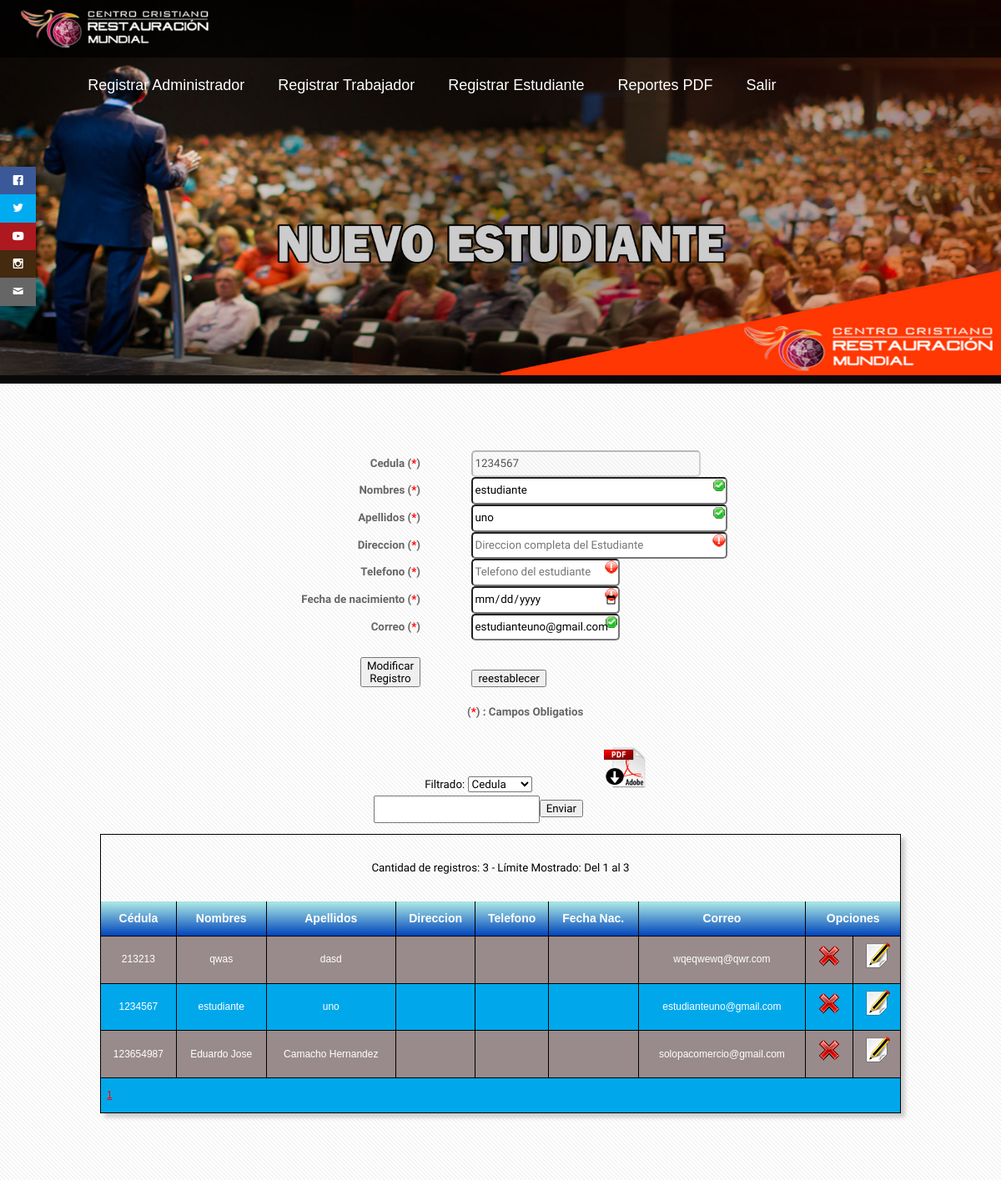
/new_estudiante.php?m=1&editar=1234567 (signed in), run on the app's committed database.
### tables this page shows
CREATE TABLE `estudiantes` (
  `ci_est` int(11) NOT NULL,
  `nom_est` varchar(100) NOT NULL,
  `ape_est` varchar(100) NOT NULL,
  `niv_cap_dest` int(1) NOT NULL,
  `mod_cd_1` int(1) NOT NULL,
  `mod_cd_2` int(1) NOT NULL,
  `corr_est` varchar(100) NOT NULL
);

### formulario.php (called while the page is built, shortened)
<?php
include("conex.php");
if(isset($_REQUEST['editar'])){
$sql= "SELECT * FROM estudiantes WHERE
ci_est=".$_REQUEST['editar'];
$consultaDatos= mysqli_query($enlace, $sql);
$datosEditar=mysqli_fetch_assoc($consultaDatos);
}
$where="";
?>

### new_estudiante.php (the view, shortened to what this page needs)
<?php
include ("formulario.php");
?>
<!doctype html>
<html>
<head>
    <link rel="stylesheet" href="css/fonts.css" />
	</head>
<body>
<div class="social">
    <ul>
      <li><a href="https://www.facebook.com/restauramundial" target="_blank" class="icon-facebook"></a></li>
      <li><a href="http://www.twitter.com/" target="_blank" class="icon-twitter"></a></li>
      <li><a href="http://www.youtube.com/" target="_blank" class="icon-youtube"></a></li>
      <li><a href="http://www.instagram.com/" target="_blank" class="icon-instagram"></a></li>
      <li><a href="mailto:restauracionmundial@gmail.com" class="icon-mail"></a></li>
    </ul>
  </div>
    <header2>
    <div class="logo">
          <img src="images/logo.png" width="230" height="50">
        </div>
  <nav>
    <ul>
      <li><a href="new_admin.php">Registrar Administrador</a></li>
      <li><a href="new_trabajador.php">Registrar Trabajador</a></li>
      <li><a href="new_estudiante.php">Registrar Estudiante</a></li>
      <li><a href="reporte/pdf.php">Reportes PDF</a></li>
      <li><a href="cierre.php">Salir</a></li>
    </ul>
  </nav>
    </header2>
    <div><img src="images/header/new_est.jpg" width="100%" height="450"></div>
<div id="main">
			<div class="container">
				<div class="row">
						<div id="content" class="12u skel-cell-important">
                            <div class="Formularios" >
<form action="?m=1" method="post" name="form1" id="form1">
 <table width="80%" border="1" align="center" cellpadding="5" cellspacing="5">
  <tr>
    <td width="50%" align="right"><b>Cedula (<a style="color:red">*</a>)</b></td>
    <td width="8%">&nbsp;</td>
    <td width="60%"><input style="width:85%; border-radius:5px" required pattern="[0-9]+" type="text"
name="ci" id="ci" placeholder="Cedula del Estudiante" <?php if(isset($edita)){
echo 'value="'.$datosEditar['ci_est'].'"'; echo " disabled ";} ?>>
<?php if(isset($edita)) echo '<input name="cedM" type="hidden"
value="'.$datosEditar['ci_est'].'" />'; ?></td>
  </tr>
  <tr>
    <td align="right"><b>Nombres (<a style="color:red">*</a>)</b></td>
    <td>&nbsp;</td>
    <td><input style="width:95%; border-radius:5px" type="text" required pattern="[a-z A-Z]+"
name="nom" id="nom" placeholder="Nombre completo del Estudiante" <?php
if(isset($edita)) echo 'value="'.$datosEditar['nom_est'].'"'; ?>></td>
  </tr>
  <tr>
    <td align="right"><b>Apellidos (<a style="color:red">*</a>)</b></td>
    <td>&nbsp;</td>
    <td><input style="width:95%; border-radius:5px" required pattern="[a-z A-Z]+" type="text"
name="ape" id="ape" placeholder="Apellido completo del Estudiante" <?php
if(isset($edita)) echo 'value="'.$datosEditar['ape_est'].'"'; ?>></td>
  </tr>
  <tr>
    <td align="right"><b>Direccion (<a style="color:red">*</a>)</b></td>
    <td>&nbsp;</td>
    <td><input style="width:95%; border-radius:5px" type="text" required name="dir" id="dir" placeholder="Direccion completa del Estudiante" <?php
if(isset($edita)) echo 'value="'.$datosEditar['dir_est'].'"'; ?>></td>
  </tr>
  <tr>
    <td align="right"><b>Telefono (<a style="color:red">*</a>)</b></td>
    <td>&nbsp;</td>
    <td><input style="width:55%; border-radius:5px" required pattern="[0-9]+" type="text" name="tel"
id="tel" placeholder="Telefono del estudiante" <?php if(isset($edita)) echo
'value="'.$datosEditar['tel_est'].'"'; ?>></td>
  </tr>
    <tr>
    <td align="right"><b>Fecha de nacimiento (<a style="color:red">*</a>)</b></td>
    <td>&nbsp;</td>
    <td><input style="width:55%; border-radius:5px" required type="date" name="fec_nac"
id="fec_nac" <?php if(isset($edita)) echo
'value="'.$datosEditar['fec_nac_est'].'"'; ?>></td>
  </tr>
    <tr>
    <td align="right"><b>Correo (<a style="color:red">*</a>)</b></td>
    <td>&nbsp;</td>
    <td><input style="width:55%; border-radius:5px;" required type="email" name="email"
id="email" placeholder="Correo del estudiante" <?php if(isset($edita)) echo
'value="'.$datosEditar['corr_est'].'"'; ?>></td>
  </tr>
  <tr>
    <td align="right"><?php if(isset($edita)) $nom_boton="Modificar
Registro"; else $nom_boton="Enviar Registro"; ?><input style="margin-top:20px;" name="button" type="submit" value="<?php echo $nom_boton ?>"></td>
    <td>&nbsp;</td>
    <td><input name="res" type="reset" value="reestablecer"></td>
  </tr>
</table>
<a style="margin-left:440px;"><b> (<a style="color:red">*</a>) : Campos Obligatios</b></a>
</form>
</div>
<div class="Consultas" align="center">
<table width="37%" border="1" cellspacing="5" cellpadding="5" align="center">
  <tr>
    <td>&nbsp;</td>
    <td>&nbsp;</td>
    <td>&nbsp;</td>
  </tr>
  <tr>
    <td align="center"><form action="?m=1" method="post" name="form2">
Filtrado:
<select name="campos">
<option value="ci_est" selected="selected">Cedula</option>
</select><input name="valor" type="text"><input name="Consultar" type="submit" value="Enviar"><td align="center"><a href="reporte/pdf_estudiantes.php"><img src="images/PDF_Descargar.png" width="50" height="50" alt="" /></a></td>
</form></td>
    <td>&nbsp;</td>
  </tr>
</table>
  </div>
         <div class="Tablas" >
<div class="CSSTableGenerator" >
<table>
<?php
if (!isset($_REQUEST['pg'])) $n_pag = 1; else $n_pag=$_REQUEST['pg'];
$cantidad=20;
$inicial = ($n_pag-1) * $cantidad;
$sql = "SELECT * FROM estudiantes ".$where;
$consulta = mysqli_query($enlace, $sql) or die ("Error");
$cant_registros =mysqli_num_rows($consulta);
$paginado = intval($cant_registros / $cantidad);
$sql = "SELECT * FROM estudiantes ".$where." LIMIT $inicial,$cantidad ";
$consulta = mysqli_query($enlace, $sql) or die ("Error");
$cant_registros2 =mysqli_num_rows($consulta);
echo "</br><center>Cantidad de registros: ".$cant_registros." - Límite Mostrado: Del ".($inicial+1)." al ".($inicial + $cant_registros2)."</center><br>";
$sql="Select * from estudiantes ".$where;
$cons=mysqli_query($enlace, $sql);
echo '<table>
<tr>
<td>Cédula</td><td>Nombres</td><td>Apellidos</td><td>Direccion</td><td>Telefono</td><td>Fecha Nac.</td><td>Correo</td><td colspan="2">Opciones</td>
</tr>';
while($datos=mysqli_fetch_assoc($cons)){
$primario= $datos['ci_est'];
echo "<tr>";
echo "<td><center>".$datos['ci_est']."</center></td>";
echo "<td><center>".$datos['nom_est']."</center></td>";
echo "<td><center>".$datos['ape_est']."</center></td>";
echo "<td><center>".$datos['dir_est']."</center></td>";
echo "<td><center>".$datos['tel_est']."</center></td>";
echo "<td><center>".$datos['fec_nac_est']."</center></td>";
echo "<td><center>".$datos['corr_est']."</center></td>";
echo "<td><center><a class='tooltip' alt='Eliminar Registro' href='?m=1&eliminar=$primario'><img src='images/eliminar.png'></a></center></td>";
echo "<td><center><a class='tooltip' alt='Editar Registro ' href='?m=1&editar=$primario'><img src='images/editar.png'></a></center></td>";
echo "</tr>";
}
echo "<tr align='center'><td colspan=9>";
for ($a=0;$a<($paginado+1);$a++){
echo '<a href="?pg='.($a+1).'">'.($a+1).'<a/>&nbsp;';
}
echo "</td></tr>";
?>
                 </table>
            </div>
</div>
						</div>
				</div>
			</div>
		</div>
</body>
</html>

### css/style.css (style rules this page uses)
body { background: #090909; }
body,input,textarea,select { font-family: 'Oxygen', sans-serif; font-size: 13pt; line-height: 2em; }
strong, b { font-weight: bold; color: #666666; }
a { color: #FF0000; }
p, ul, ol, dl, table { margin-bottom: 1em; }
.social { position: fixed; left: 0; top: 200px; z-index: 2000; }
.social ul { list-style: none; }
.social ul li a { display: inline-block; color:#fff; background: #000; padding: 10px 15px; text-decoration: none; -webkit-transition:all 500ms ease; -o-transition:all 500ms ease; transition:all 500ms ease; }
.social ul li .icon-facebook { background:#3b5998; }
.social ul li .icon-twitter { background: #00abf0; }
.social ul li .icon-youtube { background: #ae181f; }
.social ul li .icon-instagram { background: #442A0E; }
.social ul li .icon-mail { background: #666666; }
.CSSTableGenerator { margin:0px; padding:0px; width:100%; box-shadow: 5px 5px 5px 0px #CCCCCC; border:1px solid #000000; -moz-border-radius-bottomleft:0px; -webkit-border-bottom-left-radius:0px; border-bottom-left-radius:0px; -moz-border-radius-bottomright:0px; -webkit-border-bottom-right-radius:0px; border-bottom-right-radius:0px; -moz-border-radius-topright:0px; -webkit-border-top-right-radius:0px; border-top-right-radius:0px; -moz-border-radius-topleft:0px; -webkit-border-top-left-radius:0px; border-top-left-radius:0px; }
.CSSTableGenerator table { width:100%; height:100%; margin:0px;padding:0px; }
.CSSTableGenerator tr:last-child td:last-child { -moz-border-radius-bottomright:0px; -webkit-border-bottom-right-radius:0px; border-bottom-right-radius:0px; }
.CSSTableGenerator table tr:first-child td:first-child { -moz-border-radius-topleft:0px; -webkit-border-top-left-radius:0px; border-top-left-radius:0px; }
.CSSTableGenerator table tr:first-child td:last-child { -moz-border-radius-topright:0px; -webkit-border-top-right-radius:0px; border-top-right-radius:0px; }
.CSSTableGenerator tr:last-child td:first-child { -moz-border-radius-bottomleft:0px; -webkit-border-bottom-left-radius:0px; border-bottom-left-radius:0px; }
.CSSTableGenerator tr:nth-child(odd) { background-color:#00A8EB; }
.CSSTableGenerator tr:nth-child(even) { background-color:#998B8B; }
.CSSTableGenerator td { vertical-align:middle; border:1px solid #000000; border-width:0px 1px 1px 0px; text-align:left; padding:7px; font-size:12px; font-family:Arial; font-weight:normal; color: #FFFFFF; }
.CSSTableGenerator tr:last-child td { border-width:0px 1px 0px 0px; }
.CSSTableGenerator tr td:last-child { border-width:0px 0px 1px 0px; }
.CSSTableGenerator tr:last-child td:last-child { border-width:0px 0px 0px 0px; }
.CSSTableGenerator tr:first-child td { background:-o-linear-gradient(bottom, #A6E3E2 5%, #0045BD 100%); background:-webkit-gradient( linear, left top, left bottom, color-stop(0.05, #A6E3E2), color-stop(1, #0045BD) ); background:-moz-linear-gradient( center top, #A6E3E2 5%, #0045BD 100% ); filter:progid:DXImageTransform.Microsoft.gradient(startColorstr="#A6E3E2", endColorstr="#0045BD"); background: -o-linear-gradient(top,#A6E3E2,#0045BD); background-color:#A6E3E2; border:0px solid #000000; text-align:center; border-width:0px 0px 1px 1px; font-size:14px; font-family:Arial; font-weight:bold; color: #FFFFFF; }
.CSSTableGenerator tr:first-child td:first-child { border-width:0px 0px 1px 0px; }
.CSSTableGenerator tr:first-child td:last-child { border-width:0px 0px 1px 1px; }
input:required:invalid, input:focus:invalid { background-image: url(images/invalido.png); background-position: right top; background-repeat: no-repeat; }
input:required:valid { background-image: url(images/valido.png); background-position: right top; background-repeat: no-repeat; }
header2 { background: rgba(0,0,0,0.7); width: 100%; position: fixed; z-index: 100; height:69px; }
nav { margin-left:7.1%; float: left; }
nav ul { list-style: none; overflow: hidden; }
nav ul li { float: left; font-family:"Trebuchet MS", Arial, Helvetica, sans-serif; font-size: 18px; }
nav ul li a { display: block; padding: 20px; color: #fff; text-decoration: none; }
.logo { margin-top:0.75%; margin-left:2%; float:left; }
#main { position: relative; background: #fff url(images/overlay.png) repeat; }

### css/style-desktop.css (style rules this page uses)
body,input,textarea,select { font-size: 11pt; }
#main { padding: 6em 0em; }

### css/style-1000px.css (style rules this page uses)
body,input,textarea,select { font-size: 10pt; }

### data on the page
estudiantes: ci "1234567", nom "estudiante", ape "uno", email "estudianteuno@gmail.com", ci_est "1234567", nom_est "estudiante", ape_est "uno", corr_est "estudianteuno@gmail.com"
estudiantes: ci_est "213213", nom_est "qwas", ape_est "dasd", corr_est "wqeqwewq@qwr.com"
estudiantes: ci_est "123654987", nom_est "Eduardo Jose", ape_est "Camacho Hernandez", corr_est "solopacomercio@gmail.com"

### other printed values
$cant_registros "3"
$inicial+1 "1"
$inicial + $cant_registros2 "3"
